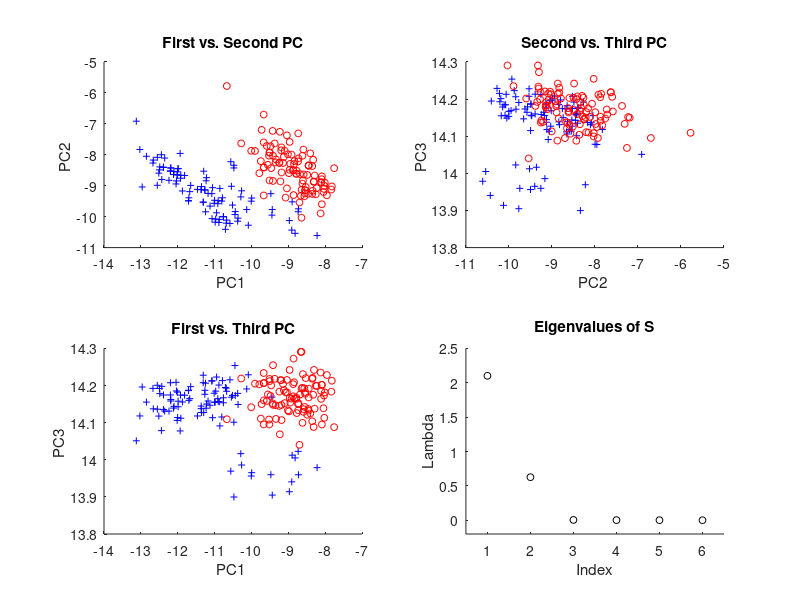

The MATLAB script that drew this image:
% ---------------------------------------------------------------------
% Book:         MVA
% ---------------------------------------------------------------------
% Quantlet:     MVApcabankr
% ---------------------------------------------------------------------
% Description:  MVApcabankr performs a PCA for the rescaled Swiss bank 
%               notes ("bank2.dat"). X1, X2, X3, X6 are taken in cm 
%               instead of mm. It shows the first three principal 
%               components in two-dimensional scatterplots. 
%               Additionally, a screeplot of the eigenvalues is 
%               displayed.
% ---------------------------------------------------------------------
% Usage:        MVApcabankr
% ---------------------------------------------------------------------
% Inputs:       none
% ---------------------------------------------------------------------
% Output:       Shows the first three principal components in 
%               two-dimensional scatterplots. 
%               Additionally, a screeplot of the eigenvalues is 
%               displayed.
% ---------------------------------------------------------------------
% Example:     
% ---------------------------------------------------------------------
% Author:       Wolfgang Haerdle, Jorge Patron, Vladimir Georgescu, 
%               Song Song
% ---------------------------------------------------------------------

% Note: Matlab decomposes matrixes differently from Xplore(MVA book), and
% hence some of the eigenvectors have different signs. This does not change
% the results, but it does change the order of the graph by inverting the
% axes around the origin (Not always, and not necessarily all of the axis;
% it depends on which eigenvectors we choose to plot)
% In this case, the plots are inverted(Compared with plots in the book)     

x=load('bank2.dat');
y=vertcat(ones(100,1),zeros(100,1));
[n p]=size(x);

x(:,1)=x(:,1)/10;
x(:,2)=x(:,2)/10;
x(:,3)=x(:,3)/10;
x(:,6)=x(:,6)/10;

adjust=(n-1)*cov(x)/n;
[v e]=eigs(adjust,p,'la'); % Calculates eigenvalues and eigenvectors and sorts them by size
e1=(e*ones(p,1))';         % Creates column vector of eigenvalues

%Plotting Eigenvalues
nr=1:6;
subplot(2,2,4)
scatter(nr,e1,25,'k')
xlabel('Index')
ylabel('Lambda')
title('Eigenvalues of S')
xlim([0.5 6.5])
ylim([-0.2 2.5])


x=x*v;
%Plot of the first vs. second PC
subplot(2,2,1)
gscatter(x(:,1),x(:,2),y,'br','+o',5,'off')
xlabel('PC1 ')
ylabel('PC2 ')
title('First vs. Second PC')

%Plot of the second vs. third PC
subplot(2,2,2)
gscatter(x(:,2),x(:,3),y,'br','+o',5,'off')
xlabel('PC2 ')
ylabel('PC3 ')
title('Second vs. Third PC')

%Plot of the first vs. third PC
subplot(2,2,3)
gscatter(x(:,1),x(:,3),y,'br','+o',5,'off')
xlabel('PC1 ')
ylabel('PC3 ')
title('First vs. Third PC')
hold off